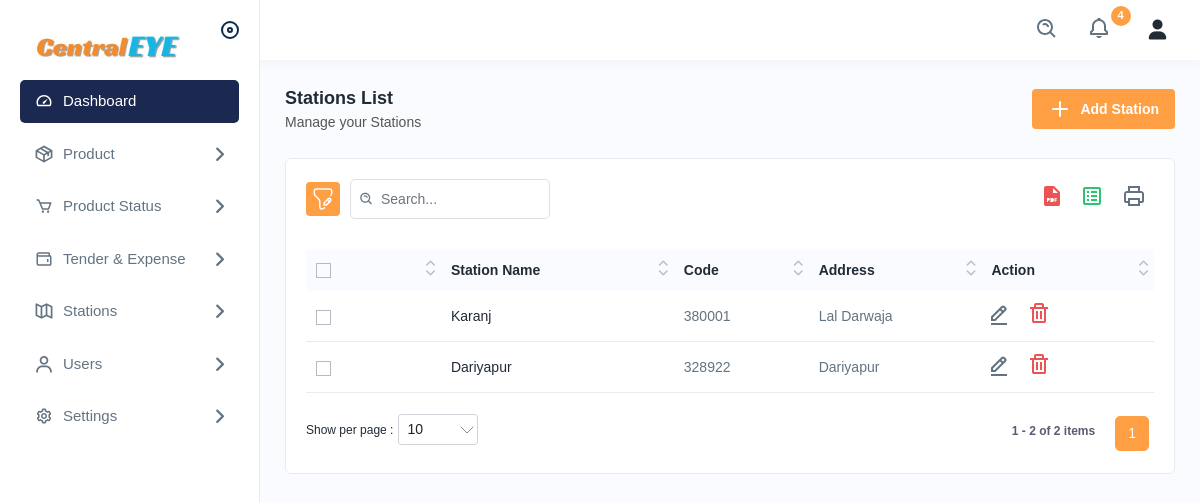
The page /stationlist on the database its author committed.
### app/models.py (models this page shows, shortened)
class stationDetails(models.Model):
    station_id = models.IntegerField(primary_key=True)
    station_name = models.CharField(max_length=255)
    station_code = models.CharField(max_length=255)
    station_address = models.CharField(max_length=255)

### app/views.py (the view)
# urls.py: path('stationlist',views.stationlist, name='stationlist'),
def stationlist(request):
    station_id = stationDetails.objects.all()
    con = {"station_id":station_id}
    return render(request,'stationlist.html',con)

### templates/stationlist.html (shortened to what this page needs)
{% extends 'navbar.html' %}
{% load static %}
{% block body %}
<div class="main-wrapper">
    <div class="page-wrapper">
        <div class="content">
            <div class="page-header">
                <div class="page-title">
                    <h4>Stations List</h4>
                    <h6>Manage your Stations</h6>
                </div>
                <div class="page-btn">
                    <a href="{% url 'newstation' %}" class="btn btn-added">
                        <img src="{% static 'assets/img/icons/plus.svg' %}" alt="img" class="me-2">Add Station
                    </a>
                </div>
            </div>
            <div class="card">
                <div class="card-body">
                    <div class="table-top">
                        <div class="search-set">
                            <div class="search-path">
                                <a class="btn btn-filter" id="filter_search">
                                    <img src="{% static 'assets/img/icons/filter.svg' %}" alt="img">
                                </a>
                            </div>
                            <div class="search-input">
                                <a class="btn btn-searchset"><img src="{% static 'assets/img/icons/search-white.svg' %}"
                                        alt="img"></a>
                            </div>
                        </div>
                        <div class="wordset">
                            <ul>
                                <li>
                                    <a data-bs-toggle="tooltip" data-bs-placement="top" title="pdf"><img
                                            src="{% static 'assets/img/icons/pdf.svg' %}" alt="img"></a>
                                </li>
                                <li>
                                    <a data-bs-toggle="tooltip" data-bs-placement="top" title="excel"><img
                                            src="{% static 'assets/img/icons/excel.svg' %}" alt="img"></a>
                                </li>
                                <li>
                                    <a data-bs-toggle="tooltip" data-bs-placement="top" title="print"><img
                                            src="{% static 'assets/img/icons/printer.svg' %}" alt="img"></a>
                                </li>
                            </ul>
                        </div>
                    </div>
                    <div class="table-responsive">
                        <table class="table  datanew">
                            <thead>
                                <tr>
                                    <th>
                                        <label class="checkboxs">
                                            <span class="checkmarks"></span>
                                        </label>
                                    </th>
                                    <th>Station Name</th>
                                    <th>Code</th>
                                    <th>Address</th>
                                    <th>Action</th>
                                </tr>
                            </thead>
                            <tbody>
                                {% for i in station_id %}
                                <tr>
                                    <td>
                                        <label class="checkboxs">
                                            <span class="checkmarks"></span>
                                        </label>
                                    </td>
                                    <td><a href="{% url 'productlist' %}?filter={{i.station_name}}">{{i.station_name}}</a>
                                    </td>
                                    <td>{{i.station_code}} </td>
                                    <td>{{i.station_address}} </td>
                                    <td>
                                        <a class="me-3" href="{% url 'editstation' i.station_id %}">
                                            <img src="{% static 'assets/img/icons/edit.svg' %}" alt="img">
                                        </a>
                                        <a class="me-3" href="{% url 'deletestation' i.station_id %}">
                                            <img src="{% static 'assets/img/icons/delete.svg' %}" alt="img">
                                        </a>
                                    </td>
                                </tr>
                                {% endfor %}
                            </tbody>
                        </table>
                    </div>
                </div>
            </div>
        </div>
    </div>
</div>
{% endblock %}

### rows shown on the page
stationDetails: station_name "Karanj", station_code "380001", station_address "Lal Darwaja"
stationDetails: station_name "Dariyapur", station_code "328922", station_address "Dariyapur"
